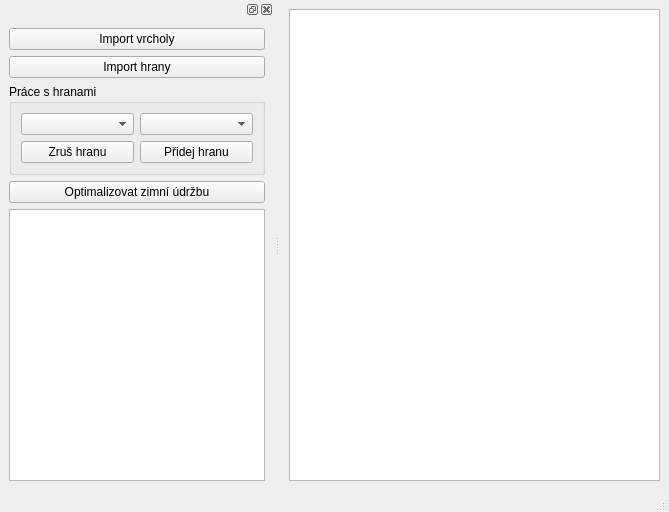
<?xml version="1.0" encoding="UTF-8"?>
<ui version="4.0">
 <class>MainWindow</class>
 <widget class="QMainWindow" name="MainWindow">
  <property name="geometry">
   <rect>
    <x>0</x>
    <y>0</y>
    <width>669</width>
    <height>512</height>
   </rect>
  </property>
  <property name="windowTitle">
   <string>MainWindow</string>
  </property>
  <widget class="QWidget" name="centralwidget">
   <layout class="QGridLayout" name="gridLayout">
    <item row="0" column="0">
     <widget class="QGraphicsView" name="graphicsView"/>
    </item>
   </layout>
  </widget>
  <widget class="QStatusBar" name="statusbar"/>
  <widget class="QDockWidget" name="dockWidget">
   <attribute name="dockWidgetArea">
    <number>1</number>
   </attribute>
   <widget class="QWidget" name="dockWidgetContents">
    <layout class="QGridLayout" name="gridLayout_3">
     <item row="0" column="0">
      <widget class="QPushButton" name="pushButton">
       <property name="text">
        <string>Import vrcholy</string>
       </property>
      </widget>
     </item>
     <item row="1" column="0">
      <widget class="QPushButton" name="pushButton_2">
       <property name="text">
        <string>Import hrany</string>
       </property>
      </widget>
     </item>
     <item row="2" column="0">
      <widget class="QGroupBox" name="groupBox">
       <property name="title">
        <string>Práce s hranami</string>
       </property>
       <layout class="QGridLayout" name="gridLayout_2">
        <item row="0" column="0">
         <widget class="QComboBox" name="comboBox"/>
        </item>
        <item row="0" column="1">
         <widget class="QComboBox" name="comboBox_2"/>
        </item>
        <item row="1" column="0">
         <widget class="QPushButton" name="pushButton_4">
          <property name="text">
           <string>Zruš hranu</string>
          </property>
         </widget>
        </item>
        <item row="1" column="1">
         <widget class="QPushButton" name="pushButton_5">
          <property name="text">
           <string>Přidej hranu</string>
          </property>
         </widget>
        </item>
       </layout>
      </widget>
     </item>
     <item row="3" column="0">
      <widget class="QPushButton" name="pushButton_3">
       <property name="text">
        <string>Optimalizovat zimní údržbu</string>
       </property>
      </widget>
     </item>
     <item row="4" column="0">
      <widget class="QPlainTextEdit" name="plainTextEdit"/>
     </item>
    </layout>
   </widget>
  </widget>
 </widget>
 <resources/>
 <connections/>
</ui>
